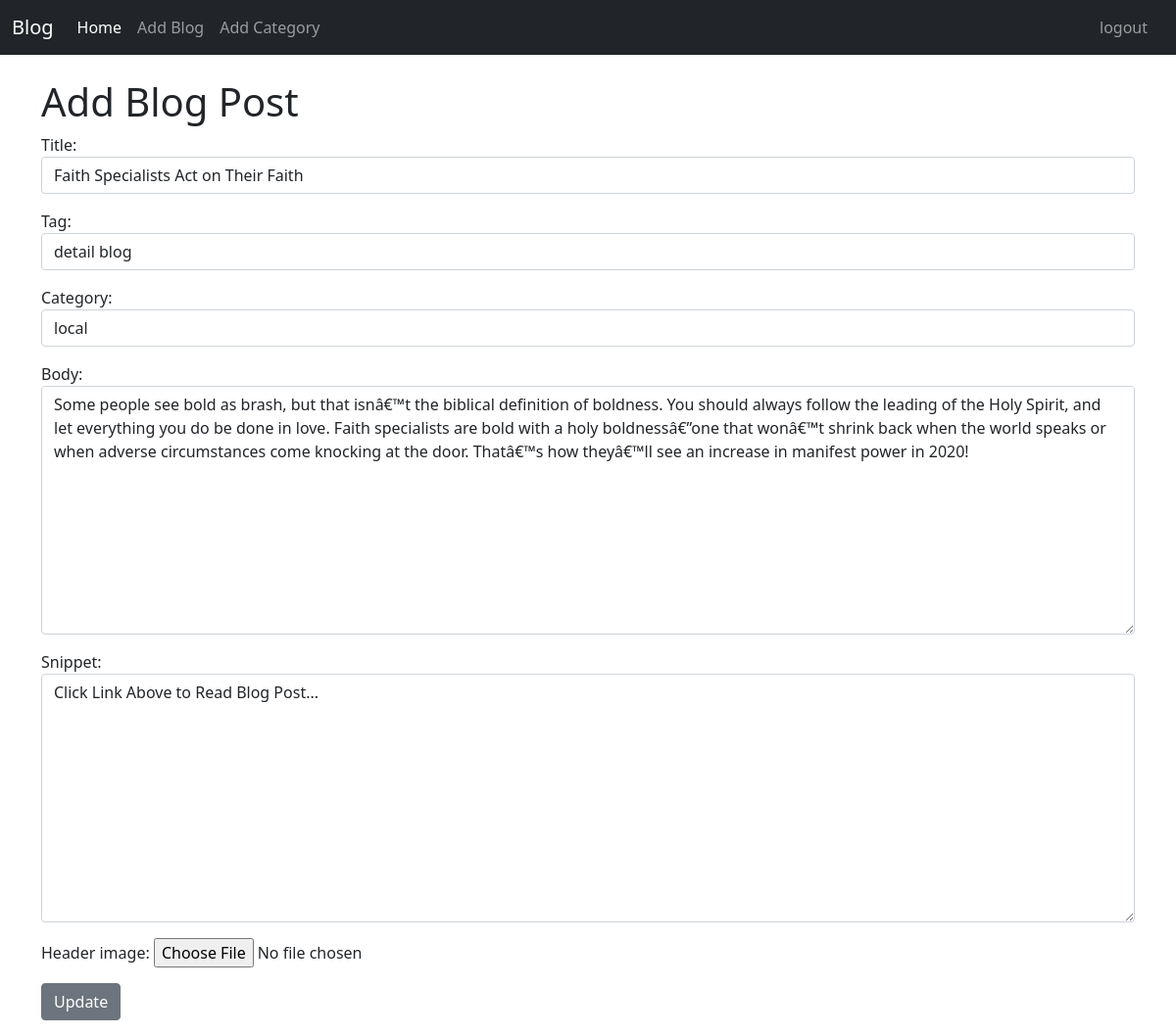
The page /update-post/21/ (signed in) on the database as committed earlier.
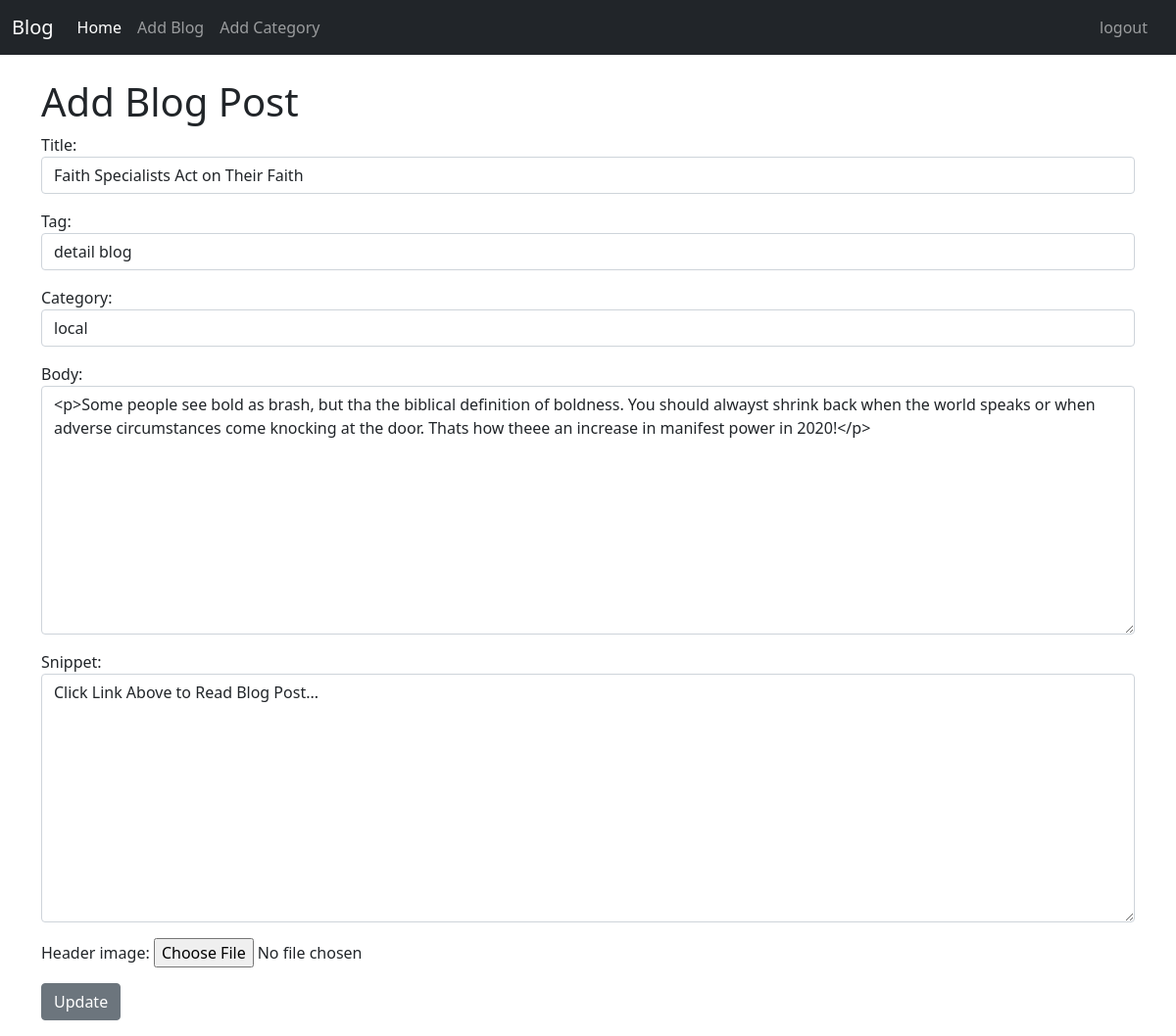
The same page on the database as committed later.
### myblog/models.py (models this page shows, shortened)
class Post(models.Model):
    title = models.CharField(max_length=255)
    header_image = models.ImageField(null=True, blank=True, upload_to='images/')
    tag = models.CharField(max_length=255, default="detail blog")
    author = models.ForeignKey(User, on_delete=models.CASCADE)
    body = RichTextField(blank=True, null=True)
    post_date = models.DateField(auto_now_add=True)
    category = models.CharField(max_length=255, default="coding")
    snippet = models.CharField(max_length=255, default="Click Link Above to Read Blog Post... ")
    likes = models.ManyToManyField(User, related_name="blog_post")

### myblog/views.py (the view)
# urls.py: path('update-post/<int:pk>/',UpdatePost.as_view(),name='update_post'),
class UpdatePost(LoginRequiredMixin, UserPassesTestMixin, UpdateView):
    model = Post
    form_class = PostForm
    template_name = 'myblog/update_post.html'
    success_url = reverse_lazy('myblog:home')
    def test_func(self):
        post = self.get_object()
        if self.request.user == post.author:
            return True
        return False

### myblog/forms.py
class PostForm(forms.ModelForm):
    class Meta:
        model = Post
        fields = ('title', 'tag', 'category', 'body', 'snippet', 'header_image')  # 'author',
        widgets = {
            "title": forms.TextInput(attrs={"class": "form-control"}),
            "tag": forms.TextInput(attrs={"class": "form-control"}),
            "body": forms.Textarea(attrs={"class": "form-control"}),
            "category": forms.Select(choices=choices_list, attrs={"class": "form-control"}),
            "snippet": forms.Textarea(attrs={"class": "form-control"}),
        }

### myblog/templates/myblog/update_post.html (shortened to what this page needs)
{% extends 'myblog/base.html' %}
{% block content %}
{% load crispy_forms_tags %}
<h1>Add Blog Post</h1>
<div class="mb-3">
<form method="post" enctype="multipart/form-data">
    {{form.as_p}}
    <button class="btn btn-secondary">Update</button>
    </form>
</div>
{% endblock %}

Rows that differ between the two databases and show on the page:
changed Post "Faith Specialists Act on Their Faith": body "Some people see bold as brash, but that isnâ€™t the biblical definition of boldness. You should always follow the leading of the Holy Spirit, and let everything you do be done in love. Faith specialists are bold with a holy boldnessâ€”one that wonâ€™t shrink back when the world speaks or when adverse circumstances come knocking at the door. Thatâ€™s how theyâ€™ll see an increase in manifest power in 2020!" → "<p>Some people see bold as brash, but tha the biblical definition of boldness. You should alwayst shrink back when the world speaks or when adverse circumstances come knocking at the door. Thats how theee an increase in manifest power in 2020!</p>"
